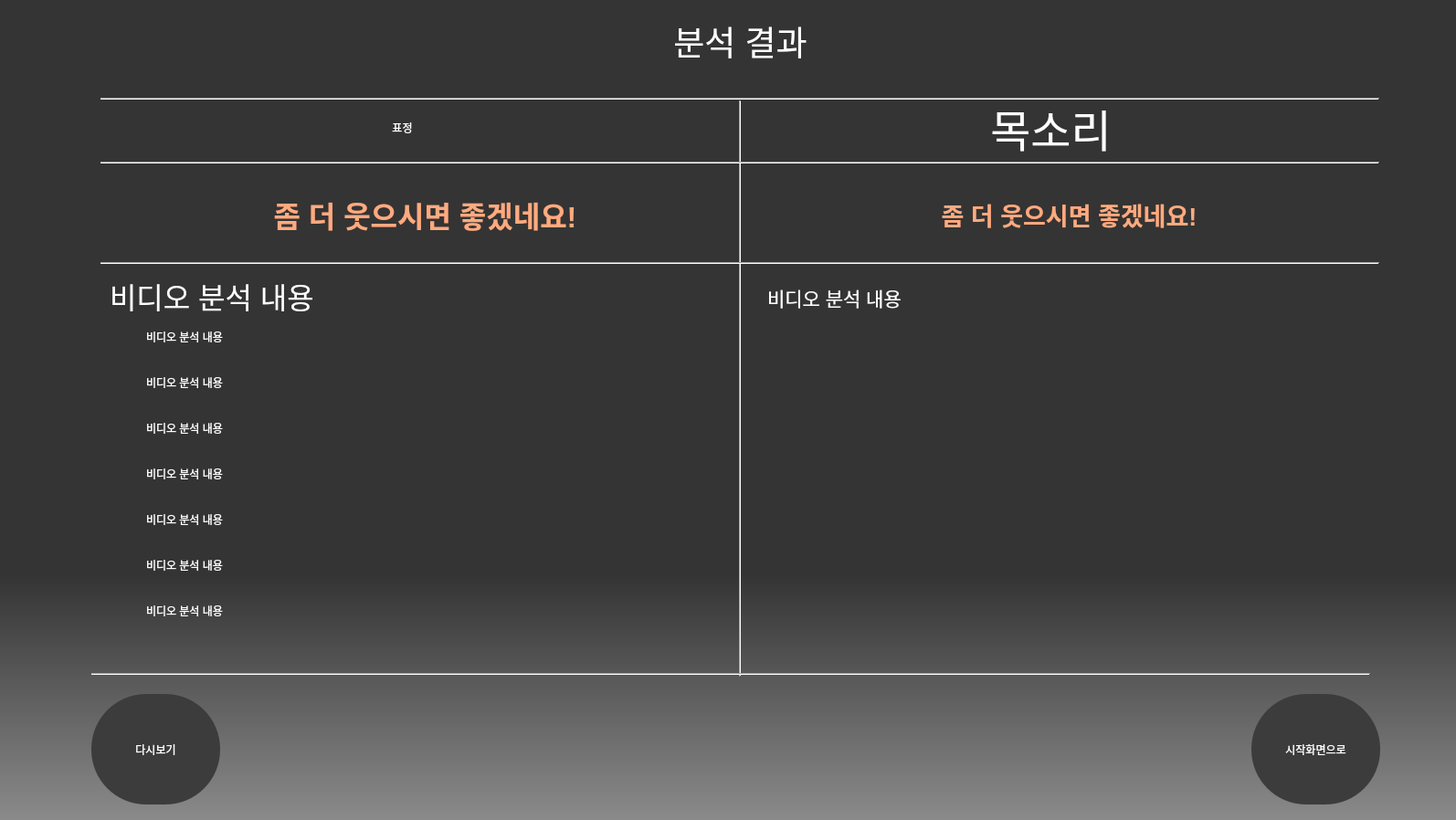
<?xml version="1.0" encoding="UTF-8"?>
<ui version="4.0">
 <class>MainWindow</class>
 <widget class="QMainWindow" name="MainWindow">
  <property name="geometry">
   <rect>
    <x>0</x>
    <y>0</y>
    <width>1594</width>
    <height>898</height>
   </rect>
  </property>
  <property name="windowTitle">
   <string>MainWindow</string>
  </property>
  <widget class="QWidget" name="centralwidget">
   <widget class="QWidget" name="widget" native="true">
    <property name="geometry">
     <rect>
      <x>0</x>
      <y>0</y>
      <width>1600</width>
      <height>900</height>
     </rect>
    </property>
    <property name="styleSheet">
     <string notr="true">QWidget#widget{
background-color: qlineargradient(spread:pad, x1:0.534, y1:0.698727, x2:0.534, y2:1, stop:0 rgba(52, 52, 52, 255), stop:1 rgba(139, 139, 139, 255))}</string>
    </property>
    <widget class="QLabel" name="title">
     <property name="geometry">
      <rect>
       <x>680</x>
       <y>0</y>
       <width>261</width>
       <height>91</height>
      </rect>
     </property>
     <property name="styleSheet">
      <string notr="true">color:rgb(255, 255, 255);
font: 36pt &quot;예스 고딕 레귤러&quot;;</string>
     </property>
     <property name="text">
      <string>&lt;html&gt;&lt;head/&gt;&lt;body&gt;&lt;p align=&quot;center&quot;&gt;&lt;span style=&quot; font-size:28pt;&quot;&gt;분석 결과&lt;/span&gt;&lt;/p&gt;&lt;/body&gt;&lt;/html&gt;</string>
     </property>
    </widget>
    <widget class="QLabel" name="video_result_title">
     <property name="geometry">
      <rect>
       <x>120</x>
       <y>300</y>
       <width>241</width>
       <height>41</height>
      </rect>
     </property>
     <property name="styleSheet">
      <string notr="true">font: 20pt &quot;예스 고딕 레귤러&quot;;
color:rgb(255, 255, 255)</string>
     </property>
     <property name="text">
      <string>&lt;html&gt;&lt;head/&gt;&lt;body&gt;&lt;p&gt;&lt;span style=&quot; font-size:24pt; color:#ffffff;&quot;&gt;비디오 분석 내용&lt;/span&gt;&lt;/p&gt;&lt;/body&gt;&lt;/html&gt;</string>
     </property>
     <property name="alignment">
      <set>Qt::AlignLeading|Qt::AlignLeft|Qt::AlignTop</set>
     </property>
    </widget>
    <widget class="QPushButton" name="to_welcome">
     <property name="geometry">
      <rect>
       <x>1370</x>
       <y>760</y>
       <width>141</width>
       <height>121</height>
      </rect>
     </property>
     <property name="styleSheet">
      <string notr="true">border-radius:60px;
background-color:rgb(60, 60, 60);
font: 12pt &quot;예스 고딕 레귤러&quot;;
color:rgb(255, 255, 255);</string>
     </property>
     <property name="text">
      <string>시작화면으로</string>
     </property>
    </widget>
    <widget class="QPushButton" name="to_rewatch">
     <property name="geometry">
      <rect>
       <x>100</x>
       <y>760</y>
       <width>141</width>
       <height>121</height>
      </rect>
     </property>
     <property name="styleSheet">
      <string notr="true">border-radius:60px;
background-color:rgb(60, 60, 60);
font: 12pt &quot;예스 고딕 레귤러&quot;;
color:rgb(255, 255, 255);</string>
     </property>
     <property name="text">
      <string>다시보기</string>
     </property>
    </widget>
    <widget class="QLabel" name="title_video">
     <property name="geometry">
      <rect>
       <x>370</x>
       <y>90</y>
       <width>141</width>
       <height>101</height>
      </rect>
     </property>
     <property name="styleSheet">
      <string notr="true">color:rgb(255, 255, 255);
font: 36pt &quot;예스 고딕 레귤러&quot;;</string>
     </property>
     <property name="text">
      <string>&lt;html&gt;&lt;head/&gt;&lt;body&gt;&lt;p align=&quot;center&quot;&gt;표정&lt;/p&gt;&lt;/body&gt;&lt;/html&gt;</string>
     </property>
    </widget>
    <widget class="QLabel" name="title_audio">
     <property name="geometry">
      <rect>
       <x>1050</x>
       <y>100</y>
       <width>201</width>
       <height>81</height>
      </rect>
     </property>
     <property name="styleSheet">
      <string notr="true">color:rgb(255, 255, 255);
font: 28pt &quot;예스 고딕 레귤러&quot;;</string>
     </property>
     <property name="text">
      <string>&lt;html&gt;&lt;head/&gt;&lt;body&gt;&lt;p align=&quot;center&quot;&gt;&lt;span style=&quot; font-size:36pt;&quot;&gt;목소리&lt;/span&gt;&lt;/p&gt;&lt;/body&gt;&lt;/html&gt;</string>
     </property>
    </widget>
    <widget class="QLabel" name="video_suggestion">
     <property name="geometry">
      <rect>
       <x>170</x>
       <y>190</y>
       <width>591</width>
       <height>91</height>
      </rect>
     </property>
     <property name="styleSheet">
      <string notr="true">font: 24pt &quot;예스 고딕 레귤러&quot;;
color:rgb(255, 170, 127);</string>
     </property>
     <property name="text">
      <string>&lt;html&gt;&lt;head/&gt;&lt;body&gt;&lt;p align=&quot;center&quot;&gt;&lt;span style=&quot; font-size:24pt; font-weight:600;&quot;&gt;좀 더 웃으시면 좋겠네요!&lt;/span&gt;&lt;/p&gt;&lt;/body&gt;&lt;/html&gt;</string>
     </property>
     <property name="alignment">
      <set>Qt::AlignCenter</set>
     </property>
    </widget>
    <widget class="QLabel" name="audio_suggestion">
     <property name="geometry">
      <rect>
       <x>890</x>
       <y>190</y>
       <width>561</width>
       <height>91</height>
      </rect>
     </property>
     <property name="styleSheet">
      <string notr="true">font: 20pt &quot;예스 고딕 레귤러&quot;;
color:rgb(255, 170, 127);</string>
     </property>
     <property name="text">
      <string>&lt;html&gt;&lt;head/&gt;&lt;body&gt;&lt;p align=&quot;center&quot;&gt;&lt;span style=&quot; font-size:20pt; font-weight:600;&quot;&gt;좀 더 웃으시면 좋겠네요!&lt;/span&gt;&lt;/p&gt;&lt;/body&gt;&lt;/html&gt;</string>
     </property>
     <property name="alignment">
      <set>Qt::AlignCenter</set>
     </property>
    </widget>
    <widget class="QLabel" name="audio_result">
     <property name="geometry">
      <rect>
       <x>840</x>
       <y>310</y>
       <width>631</width>
       <height>401</height>
      </rect>
     </property>
     <property name="styleSheet">
      <string notr="true">font: 16pt &quot;예스 고딕 레귤러&quot;;
color:rgb(255, 255, 255)</string>
     </property>
     <property name="text">
      <string>&lt;html&gt;&lt;head/&gt;&lt;body&gt;&lt;p&gt;&lt;span style=&quot; font-size:16pt;&quot;&gt;비디오 분석 내용&lt;/span&gt;&lt;/p&gt;&lt;/body&gt;&lt;/html&gt;</string>
     </property>
     <property name="alignment">
      <set>Qt::AlignLeading|Qt::AlignLeft|Qt::AlignTop</set>
     </property>
    </widget>
    <widget class="Line" name="line">
     <property name="geometry">
      <rect>
       <x>800</x>
       <y>110</y>
       <width>20</width>
       <height>631</height>
      </rect>
     </property>
     <property name="orientation">
      <enum>Qt::Vertical</enum>
     </property>
    </widget>
    <widget class="Line" name="line_2">
     <property name="geometry">
      <rect>
       <x>110</x>
       <y>170</y>
       <width>1400</width>
       <height>16</height>
      </rect>
     </property>
     <property name="orientation">
      <enum>Qt::Horizontal</enum>
     </property>
    </widget>
    <widget class="Line" name="line_3">
     <property name="geometry">
      <rect>
       <x>110</x>
       <y>280</y>
       <width>1400</width>
       <height>16</height>
      </rect>
     </property>
     <property name="orientation">
      <enum>Qt::Horizontal</enum>
     </property>
    </widget>
    <widget class="Line" name="line_4">
     <property name="geometry">
      <rect>
       <x>110</x>
       <y>100</y>
       <width>1400</width>
       <height>16</height>
      </rect>
     </property>
     <property name="orientation">
      <enum>Qt::Horizontal</enum>
     </property>
    </widget>
    <widget class="Line" name="line_5">
     <property name="geometry">
      <rect>
       <x>100</x>
       <y>730</y>
       <width>1400</width>
       <height>16</height>
      </rect>
     </property>
     <property name="orientation">
      <enum>Qt::Horizontal</enum>
     </property>
    </widget>
    <widget class="QLabel" name="video_result0">
     <property name="geometry">
      <rect>
       <x>160</x>
       <y>360</y>
       <width>211</width>
       <height>31</height>
      </rect>
     </property>
     <property name="styleSheet">
      <string notr="true">font: 20pt &quot;예스 고딕 레귤러&quot;;
color:rgb(255, 255, 255)</string>
     </property>
     <property name="text">
      <string>&lt;html&gt;&lt;head/&gt;&lt;body&gt;&lt;p&gt;&lt;span style=&quot; color:#ffffff;&quot;&gt;비디오 분석 내용&lt;/span&gt;&lt;/p&gt;&lt;/body&gt;&lt;/html&gt;</string>
     </property>
     <property name="alignment">
      <set>Qt::AlignLeading|Qt::AlignLeft|Qt::AlignTop</set>
     </property>
    </widget>
    <widget class="QLabel" name="video_result1">
     <property name="geometry">
      <rect>
       <x>160</x>
       <y>410</y>
       <width>211</width>
       <height>31</height>
      </rect>
     </property>
     <property name="styleSheet">
      <string notr="true">font: 20pt &quot;예스 고딕 레귤러&quot;;
color:rgb(255, 255, 255)</string>
     </property>
     <property name="text">
      <string>&lt;html&gt;&lt;head/&gt;&lt;body&gt;&lt;p&gt;&lt;span style=&quot; color:#ffffff;&quot;&gt;비디오 분석 내용&lt;/span&gt;&lt;/p&gt;&lt;/body&gt;&lt;/html&gt;</string>
     </property>
     <property name="alignment">
      <set>Qt::AlignLeading|Qt::AlignLeft|Qt::AlignTop</set>
     </property>
    </widget>
    <widget class="QLabel" name="video_result2">
     <property name="geometry">
      <rect>
       <x>160</x>
       <y>460</y>
       <width>211</width>
       <height>31</height>
      </rect>
     </property>
     <property name="styleSheet">
      <string notr="true">font: 20pt &quot;예스 고딕 레귤러&quot;;
color:rgb(255, 255, 255)</string>
     </property>
     <property name="text">
      <string>&lt;html&gt;&lt;head/&gt;&lt;body&gt;&lt;p&gt;&lt;span style=&quot; color:#ffffff;&quot;&gt;비디오 분석 내용&lt;/span&gt;&lt;/p&gt;&lt;/body&gt;&lt;/html&gt;</string>
     </property>
     <property name="alignment">
      <set>Qt::AlignLeading|Qt::AlignLeft|Qt::AlignTop</set>
     </property>
    </widget>
    <widget class="QLabel" name="video_result3">
     <property name="geometry">
      <rect>
       <x>160</x>
       <y>510</y>
       <width>211</width>
       <height>31</height>
      </rect>
     </property>
     <property name="styleSheet">
      <string notr="true">font: 20pt &quot;예스 고딕 레귤러&quot;;
color:rgb(255, 255, 255)</string>
     </property>
     <property name="text">
      <string>&lt;html&gt;&lt;head/&gt;&lt;body&gt;&lt;p&gt;&lt;span style=&quot; color:#ffffff;&quot;&gt;비디오 분석 내용&lt;/span&gt;&lt;/p&gt;&lt;/body&gt;&lt;/html&gt;</string>
     </property>
     <property name="alignment">
      <set>Qt::AlignLeading|Qt::AlignLeft|Qt::AlignTop</set>
     </property>
    </widget>
    <widget class="QLabel" name="video_result4">
     <property name="geometry">
      <rect>
       <x>160</x>
       <y>560</y>
       <width>211</width>
       <height>31</height>
      </rect>
     </property>
     <property name="styleSheet">
      <string notr="true">font: 20pt &quot;예스 고딕 레귤러&quot;;
color:rgb(255, 255, 255)</string>
     </property>
     <property name="text">
      <string>&lt;html&gt;&lt;head/&gt;&lt;body&gt;&lt;p&gt;&lt;span style=&quot; color:#ffffff;&quot;&gt;비디오 분석 내용&lt;/span&gt;&lt;/p&gt;&lt;/body&gt;&lt;/html&gt;</string>
     </property>
     <property name="alignment">
      <set>Qt::AlignLeading|Qt::AlignLeft|Qt::AlignTop</set>
     </property>
    </widget>
    <widget class="QLabel" name="video_result5">
     <property name="geometry">
      <rect>
       <x>160</x>
       <y>610</y>
       <width>211</width>
       <height>31</height>
      </rect>
     </property>
     <property name="styleSheet">
      <string notr="true">font: 20pt &quot;예스 고딕 레귤러&quot;;
color:rgb(255, 255, 255)</string>
     </property>
     <property name="text">
      <string>&lt;html&gt;&lt;head/&gt;&lt;body&gt;&lt;p&gt;&lt;span style=&quot; color:#ffffff;&quot;&gt;비디오 분석 내용&lt;/span&gt;&lt;/p&gt;&lt;/body&gt;&lt;/html&gt;</string>
     </property>
     <property name="alignment">
      <set>Qt::AlignLeading|Qt::AlignLeft|Qt::AlignTop</set>
     </property>
    </widget>
    <widget class="QLabel" name="video_result6">
     <property name="geometry">
      <rect>
       <x>160</x>
       <y>660</y>
       <width>211</width>
       <height>31</height>
      </rect>
     </property>
     <property name="styleSheet">
      <string notr="true">font: 20pt &quot;예스 고딕 레귤러&quot;;
color:rgb(255, 255, 255)</string>
     </property>
     <property name="text">
      <string>&lt;html&gt;&lt;head/&gt;&lt;body&gt;&lt;p&gt;&lt;span style=&quot; color:#ffffff;&quot;&gt;비디오 분석 내용&lt;/span&gt;&lt;/p&gt;&lt;/body&gt;&lt;/html&gt;</string>
     </property>
     <property name="alignment">
      <set>Qt::AlignLeading|Qt::AlignLeft|Qt::AlignTop</set>
     </property>
    </widget>
   </widget>
  </widget>
 </widget>
 <resources/>
 <connections/>
</ui>
